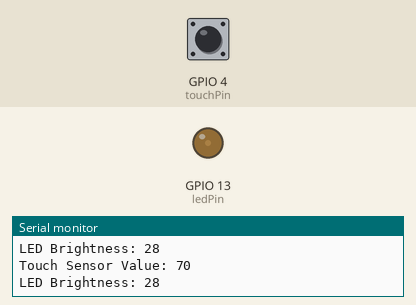
The sketch below on a simulated ESP32. Shown: output pins drawn as LEDs (lit = HIGH), the last lines printed to the serial monitor. The inputs (shaded band) are chosen by the test bench; at power-on: GPIO 4 (touchPin) HIGH.

Above: at 1.8 s.
1.9 s: GPIO 4 (touchPin) pulled LOW for 0.6 s
At 2.4 s:
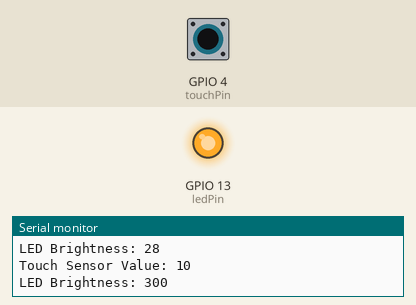
4.0 s: GPIO 4 (touchPin) pulled LOW for 3.2 s
At 8.5 s:
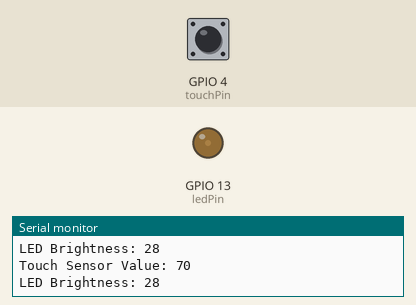
Timing chart, 0 to 10.0 s (numbered marks = the images above; inputs shaded):
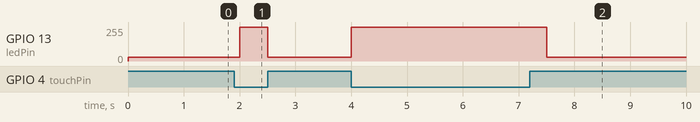

The sketch:

02-TouchBasedDimmer.ino
```cpp
const int touchPin = 4;
const int ledPin = 13;

void setup()
{
    Serial.begin(115200);
    pinMode(ledPin, OUTPUT);
}

void loop()
{
    // Read Touch sensor
    int touchValue = touchRead(touchPin);
    Serial.print("Touch Sensor Value: ");
    Serial.println(touchValue);

    // Mapping
    int brightness = map(touchValue, 20, 76, 255, 0);
    analogWrite(ledPin, brightness);

    // Show Brightness
    Serial.print("LED Brightness: ");
    Serial.println(brightness);

    delay(500);
}
```

Measured:
- after the input at 1.9 s, GPIO 13 (ledPin): 28/255 → 255/255 after 0.10 s, → 28/255 0.50 s later
- after the input at 4.0 s, GPIO 13 (ledPin): 28/255 → 255/255 at once, → 28/255 3.5 s later
